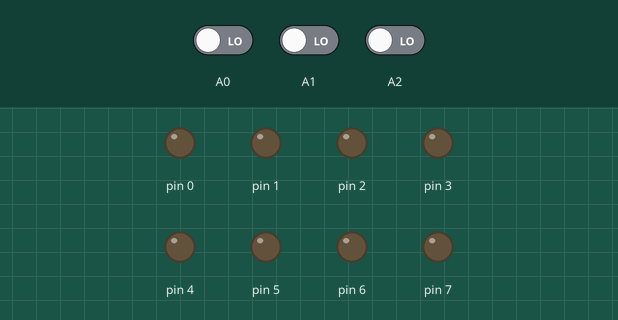
Simulated run of this sketch. Board: Arduino Uno, built with avr-gcc and run on an emulated ATmega328P. Parts: output pins drawn as LEDs (lit = HIGH). Dashed ring = blinking. The inputs (shaded band) are chosen by the test bench; at power-on: A0 LOW, A1 LOW, A2 LOW.

Above: at 1.2 s.
1.3 s: A0 driven HIGH and A1 driven HIGH
At 1.75 s:
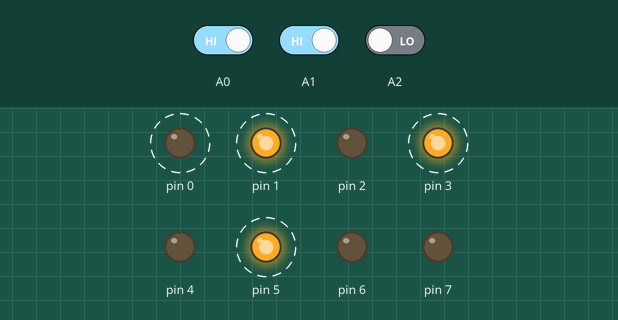
4.3 s: A0 driven LOW
At 5.5 s:
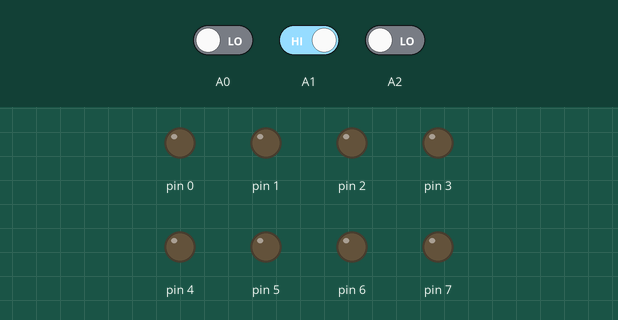
5.8 s: A2 driven HIGH
At 5.9 s:
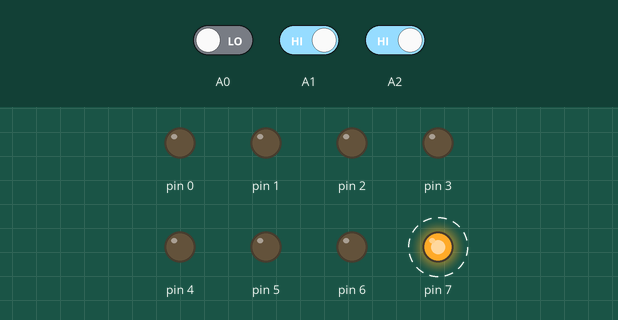
8.8 s: A2 driven LOW
At 10.0 s:
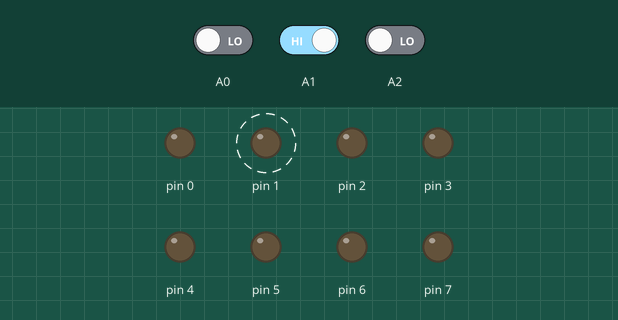
10.3 s: A0 driven HIGH
At 10.45 s:
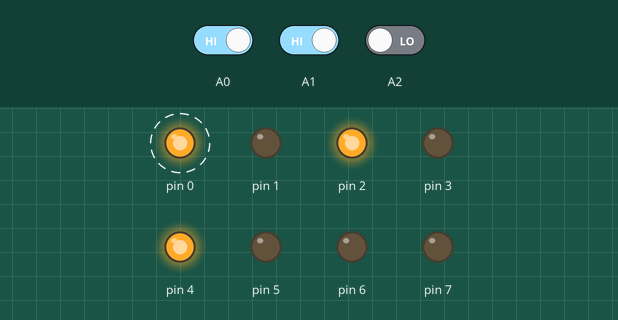
13.3 s: A1 driven LOW and A2 driven HIGH
At 14.05 s:
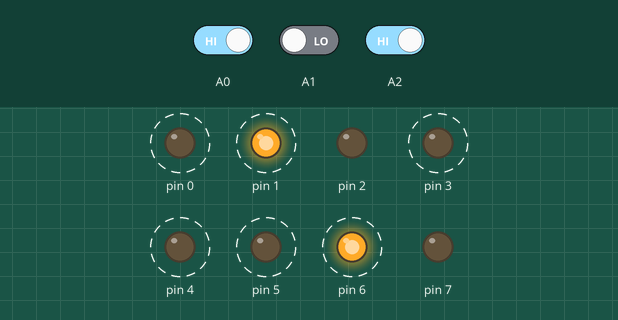
Timing chart, 0 to 17.3 s (numbered marks = the images above; inputs shaded):
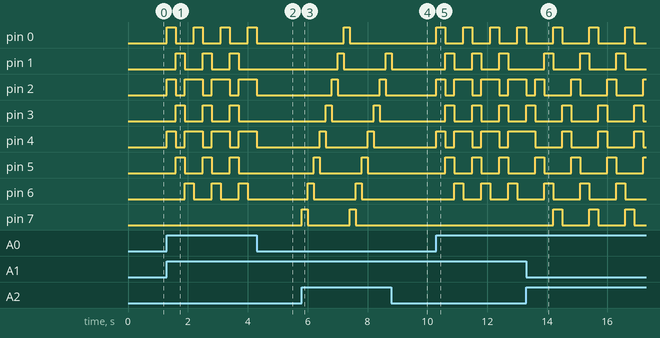

The sketch:

light_dance.ino
```cpp
#define key1 digitalRead(A0)
#define key2 digitalRead(A1)
#define key3 digitalRead(A2)


void setup() {
  pinMode(A0, INPUT);
  pinMode(A1, INPUT);
  pinMode(A2, INPUT);

  for (int i=0; i<8; i++){
    pinMode(i, OUTPUT);
    }

}

void loop() {

  int i, a;
  int dancinglight1 [ 8 ][ 8 ] ={
    { 0, 0, 0, 0, 0, 0, 0, 1},
    { 0, 0, 0, 0, 0, 0, 1, 0},
    { 0, 0, 0, 0, 0, 1, 0, 0},
    { 0, 0, 0, 0, 1, 0, 0, 0},
    { 0, 0, 0, 1, 0, 0, 0, 0},
    { 0, 0, 1, 0, 0, 0, 0, 0},
    { 0, 1, 0, 0, 0, 0, 0, 0},
    { 1, 0, 0, 0, 0, 0, 0, 0}
    };

    int dancinglight2 [ 4 ][ 8 ] ={
       { 0, 0, 0, 1, 1, 0, 0, 0},
       { 0, 0, 1, 0, 0, 1, 0, 0},
       { 0, 1, 0, 0, 0, 0, 1, 0},
       { 1, 0, 0, 0, 0, 0, 0, 1}
      };

    int dancinglight3 [ 3 ][ 8 ] ={
       { 1, 0, 1, 0, 1, 0, 0, 0},
       { 0, 1, 0, 1, 0, 1, 0, 0},
       { 0, 0, 1, 0, 1, 0, 1, 0}
      };


    for (int i=0; i<8; i++){
      digitalWrite(i,0);
      }
    if(key1 ==0){
      for(a=0 ; (a<8) & (key2 == 1) & ( key3 == 1); a++ ){
          for(i =0 ; i<8 ; i++){
            digitalWrite(i, dancinglight1 [a] [i]);

            }
            delay(200);
        }
      }

     if(key2 ==0){
      for(a=0 ; (a<4) & (key1 == 1) & ( key3 == 1); a++ ){
          for(i =0 ; i<8 ; i++){
            digitalWrite(i,dancinglight2 [a] [i]);
            }

            delay(300);
          }

      }


      if(key3 ==0){
      for(a=0 ; (a<3) & (key1 == 1) & ( key2 == 1); a++ ){
          for(i =0 ; i<8 ; i++){
            digitalWrite(i, dancinglight3 [a] [i]);
            }

            delay(300);
          }

}
}
```

Measured:
- after the input at 1.3 s, pin 0: alternates HIGH for 0.30 s and LOW for 0.60 s, starting at once; pin 1, pin 3, pin 5: alternates HIGH for 0.30 s and LOW for 0.60 s, starting after 0.30 s; pin 2, pin 4: LOW → HIGH at once, then repeats every 0.90 s: LOW 0.30 s, HIGH 0.60 s; pin 6: alternates HIGH for 0.30 s and LOW for 0.60 s, starting after 0.60 s
- after the input at 4.3 s, pin 0, pin 2, pin 4: goes on until 4.3 s, then stays LOW; pin 1, pin 3, pin 5: stops changing and stays LOW; pin 6: stays LOW (without the input it goes to HIGH after 0.30 s)
- after the input at 5.8 s, pin 0: LOW → HIGH after 1.4 s, → LOW 0.20 s later; pin 1: LOW → HIGH after 1.2 s, → LOW 0.20 s later, → HIGH 1.4 s later
- after the input at 8.8 s, pin 0: stays LOW (without the input it goes to HIGH after 0.00 s); pin 2: stays LOW (without the input it goes to HIGH after 1.2 s)
- after the input at 10.3 s, pin 0: alternates HIGH for 0.30 s and LOW for 0.60 s, starting at once; pin 1, pin 3, pin 5: alternates HIGH for 0.30 s and LOW for 0.60 s, starting after 0.30 s; pin 2, pin 4: LOW → HIGH at once, then repeats every 0.90 s: LOW 0.30 s, HIGH 0.60 s; pin 6: alternates HIGH for 0.30 s and LOW for 0.60 s, starting after 0.60 s
- after the input at 13.3 s, pin 0, pin 7: alternates HIGH for 0.30 s and LOW for 0.90 s, starting after 0.90 s; pin 1, pin 6: alternates HIGH for 0.30 s and LOW for 0.90 s, starting after 0.60 s; pin 3: alternates HIGH for 0.30 s and LOW for 0.90 s, starting after 1.2 s; pin 4, pin 5: alternates HIGH for 0.30 s and LOW for 0.90 s, starting after 0.30 s
